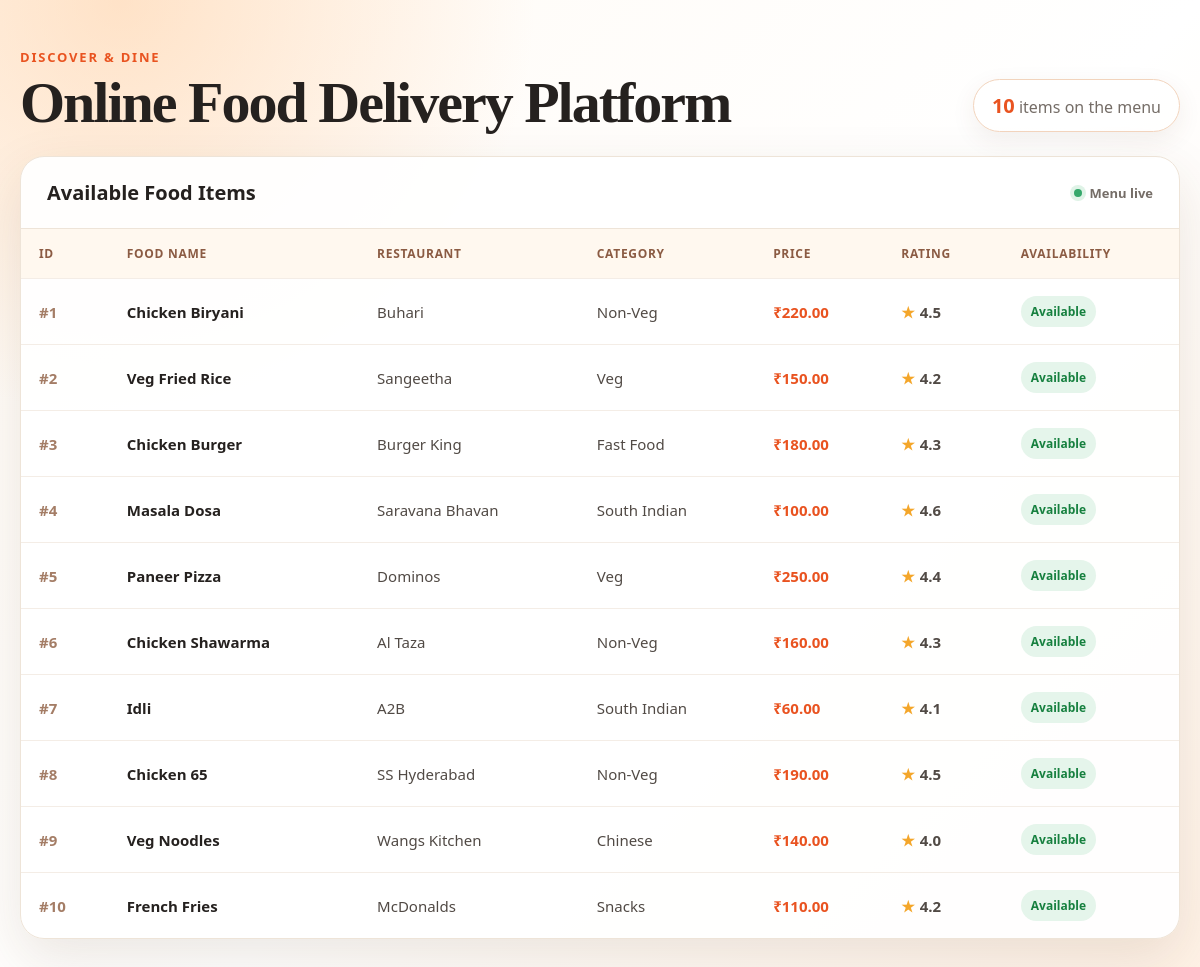
The page / on the database its author committed.
### menu/models.py (models this page shows, shortened)
class FoodItem(models.Model):
    id = models.AutoField(primary_key=True)
    item_name = models.CharField(max_length=100)
    restaurant_name = models.CharField(max_length=100)
    category = models.CharField(max_length=50)
    price = models.DecimalField(max_digits=8, decimal_places=2)
    rating = models.FloatField()
    is_available = models.BooleanField(default=True)
    class Meta:
        db_table = 'food_menu_items'

### menu/views.py (the view)
# urls.py: path('', views.food_list, name='food_list'),
def food_list(request):
    foods = FoodItem.objects.all()
    return render(request, 'menu/food_list.html', {
        'foods': foods
    })

### menu/templates/menu/food_list.html (shortened to what this page needs)
<!DOCTYPE html>
<html lang="en">
<head>
</head>
<body>
    <main>
        <header class="hero">
            <div>
                <p class="eyebrow">Discover &amp; dine</p>
                <h1>Online Food Delivery Platform</h1>
            </div>
            <p class="item-count"><strong>{{ foods.count }}</strong> items on the menu</p>
        </header>
        <section class="menu-card" aria-labelledby="menu-title">
            <div class="card-header">
                <h2 id="menu-title">Available Food Items</h2>
                <span class="live-label">Menu live</span>
            </div>
            <div class="table-wrap">
                <table>
                    <thead>
                        <tr>
                            <th>ID</th>
                            <th>Food Name</th>
                            <th>Restaurant</th>
                            <th>Category</th>
                            <th>Price</th>
                            <th>Rating</th>
                            <th>Availability</th>
                        </tr>
                    </thead>
                    <tbody>
                        {% for food in foods %}
                        <tr>
                            <td>#{{ food.id }}</td>
                            <td>{{ food.item_name }}</td>
                            <td>{{ food.restaurant_name }}</td>
                            <td>{{ food.category }}</td>
                            <td>₹{{ food.price }}</td>
                            <td><span class="rating">{{ food.rating }}</span></td>
                            <td>
                                {% if food.is_available %}
                                    <span class="status">Available</span>
                                {% else %}
                                    <span class="status unavailable">Not Available</span>
                                {% endif %}
                            </td>
                        </tr>
                        {% endfor %}
                    </tbody>
                </table>
            </div>
        </section>
    </main>
</body>
</html>

### menu/templates/menu/food_list.html (style rules this page uses)
:root { --orange: #ff6b35; --orange-dark: #e95320; --cream: #fff8ef; --ink: #25211f; --muted: #756d67; --green: #16803f; --line: #eee4d8; }
* { box-sizing: border-box; }
body { min-height: 100vh; margin: 0; padding: 48px 20px; color: var(--ink); font-family: "Segoe UI", Arial, sans-serif; background: radial-gradient(circle at 10% 0%, rgba(255, 187, 125, 0.38), transparent 26rem), linear-gradient(135deg, #fffaf4 0%, #fff 55%, #fff2e6 100%); }
main { width: min(1180px, 100%); margin: 0 auto; }
.hero { display: flex; align-items: flex-end; justify-content: space-between; gap: 24px; margin-bottom: 24px; }
.eyebrow { margin: 0 0 8px; color: var(--orange-dark); font-size: 13px; font-weight: 800; letter-spacing: 1.8px; text-transform: uppercase; }
h1 { margin: 0; font-family: Georgia, "Times New Roman", serif; font-size: clamp(36px, 6vw, 58px); line-height: 1; letter-spacing: -2px; }
.item-count { flex: 0 0 auto; margin: 0; padding: 12px 18px; border: 1px solid #f2d4bd; border-radius: 999px; background: rgba(255, 255, 255, 0.78); color: var(--muted); box-shadow: 0 8px 24px rgba(107, 66, 35, 0.08); }
.item-count strong { color: var(--orange-dark); font-size: 20px; }
.menu-card { overflow: hidden; border: 1px solid var(--line); border-radius: 24px; background: rgba(255, 255, 255, 0.94); box-shadow: 0 20px 55px rgba(91, 55, 28, 0.12); }
.card-header { display: flex; align-items: center; justify-content: space-between; padding: 22px 26px; border-bottom: 1px solid var(--line); }
h2 { margin: 0; font-size: 20px; }
.live-label { display: inline-flex; align-items: center; gap: 8px; color: var(--muted); font-size: 13px; font-weight: 700; }
.live-label::before { width: 8px; height: 8px; border-radius: 50%; background: #35a86b; box-shadow: 0 0 0 4px #dff3e7; content: ""; }
.table-wrap { overflow-x: auto; }
table { width: 100%; border-collapse: collapse; min-width: 820px; }
th { padding: 16px 18px; background: var(--cream); color: #8b5b43; font-size: 12px; letter-spacing: 0.7px; text-align: left; text-transform: uppercase; }
td { padding: 17px 18px; border-top: 1px solid #f4ede6; color: #514a45; font-size: 15px; }
tbody tr { transition: background 160ms ease, transform 160ms ease; }
td:first-child { color: #a47d66; font-weight: 700; }
td:nth-child(2) { color: var(--ink); font-weight: 800; }
td:nth-child(5) { color: var(--orange-dark); font-weight: 800; }
.rating { display: inline-flex; align-items: center; gap: 5px; font-weight: 800; }
.rating::before { color: #f4a62a; content: "★"; }
.status { display: inline-block; padding: 7px 10px; border-radius: 999px; background: #e5f5eb; color: var(--green); font-size: 12px; font-weight: 800; }

### rows shown on the page
FoodItem: id "1", item_name "Chicken Biryani", restaurant_name "Buhari", category "Non-Veg", price "220.00", rating "4.5", is_available "Available"
FoodItem: id "2", item_name "Veg Fried Rice", restaurant_name "Sangeetha", category "Veg", price "150.00", rating "4.2", is_available "Available"
FoodItem: id "3", item_name "Chicken Burger", restaurant_name "Burger King", category "Fast Food", price "180.00", rating "4.3", is_available "Available"
FoodItem: id "4", item_name "Masala Dosa", restaurant_name "Saravana Bhavan", category "South Indian", price "100.00", rating "4.6", is_available "Available"
FoodItem: id "5", item_name "Paneer Pizza", restaurant_name "Dominos", category "Veg", price "250.00", rating "4.4", is_available "Available"
FoodItem: id "6", item_name "Chicken Shawarma", restaurant_name "Al Taza", category "Non-Veg", price "160.00", rating "4.3", is_available "Available"
FoodItem: id "7", item_name "Idli", restaurant_name "A2B", category "South Indian", price "60.00", rating "4.1", is_available "Available"
FoodItem: id "8", item_name "Chicken 65", restaurant_name "SS Hyderabad", category "Non-Veg", price "190.00", rating "4.5", is_available "Available"
FoodItem: id "9", item_name "Veg Noodles", restaurant_name "Wangs Kitchen", category "Chinese", price "140.00", rating "4.0", is_available "Available"
FoodItem: id "10", item_name "French Fries", restaurant_name "McDonalds", category "Snacks", price "110.00", rating "4.2", is_available "Available"

### other values the page prints
{{ foods.count }} "10"
